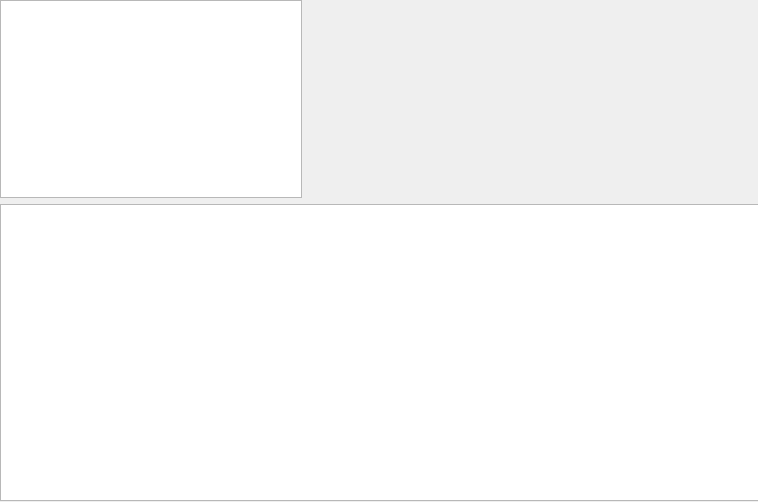
<?xml version="1.0" encoding="UTF-8"?>
<ui version="4.0">
 <class>Form</class>
 <widget class="QWidget" name="Form">
  <property name="geometry">
   <rect>
    <x>0</x>
    <y>0</y>
    <width>758</width>
    <height>502</height>
   </rect>
  </property>
  <property name="windowTitle">
   <string>GUI Profiler</string>
  </property>
  <widget class="QWidget" name="verticalLayoutWidget">
   <property name="geometry">
    <rect>
     <x>0</x>
     <y>0</y>
     <width>761</width>
     <height>501</height>
    </rect>
   </property>
   <layout class="QVBoxLayout" name="verticalLayout" stretch="4,6">
    <item>
     <layout class="QHBoxLayout" name="horizontalLayout_2" stretch="4,6">
      <item>
       <widget class="QListWidget" name="listWidget_2"/>
      </item>
      <item>
       <widget class="PlotWidget" name="widget" native="true"/>
      </item>
     </layout>
    </item>
    <item>
     <widget class="QListWidget" name="listWidget"/>
    </item>
   </layout>
  </widget>
 </widget>
 <customwidgets>
  <customwidget>
   <class>PlotWidget</class>
   <extends>QWidget</extends>
   <header>pyqtgraph</header>
   <container>1</container>
  </customwidget>
 </customwidgets>
 <resources/>
 <connections/>
</ui>
